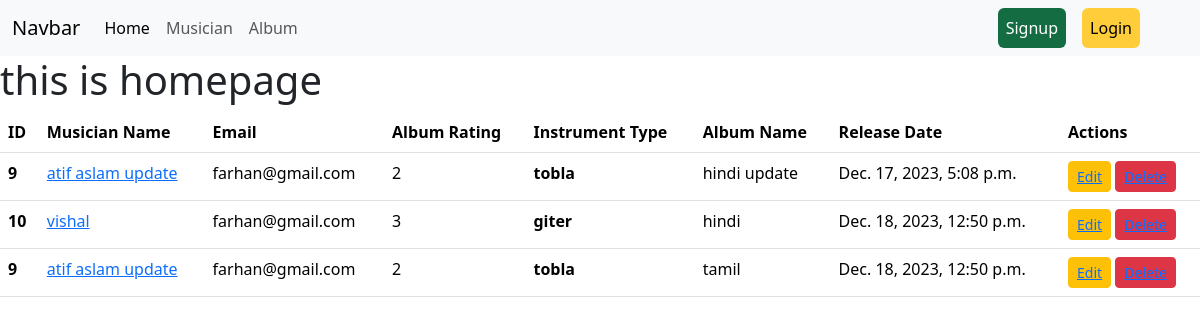
The page / on the database its author committed.
### Album/models.py (models this page shows)
class AlbumModel(models.Model):
    Album_Name = models.CharField(max_length=50)
    Musician = models.ForeignKey(MusicianModel, on_delete=models.CASCADE)
    Album_release_date = models.DateTimeField(auto_now_add=True)
    RATING = [
        (1, "1 stars"),
        (2, "2 stars"),
        (3, "3 stars"),
        (4, "4 stars"),
        (5, "5 stars"),
    ]
    Rating = models.IntegerField(choices=RATING)

### musician/models.py (models this page shows, shortened)
class MusicianModel(models.Model):
    First_Name=models.CharField(max_length=50)
    Last_Name=models.CharField(max_length=50)
    Email=models.EmailField()
    Phone=models.CharField(max_length=15)
    Instrument_Type=models.CharField(max_length=100)

### module_15_5_project/views.py (the view)
# urls.py: 2. Add a URL to urlpatterns:  path('', views.home, name='home')
def home(request):
    album_data=AlbumModel.objects.all()
    for i in album_data:
        print(i.Album_Name)
    return render(request,'home.html',{'album':album_data})

### templates/home.html
{% extends "base.html" %}
{% block content %}
 <h1>this is homepage</h1>
 <table class="table">
    <thead>
      <tr>
        <th scope="col">ID</th>
        <th scope="col">Musician Name</th>
        <th scope="col">Email</th>
        <th scope="col">Album Rating</th>
        <th scope="col">Instrument Type</th>
        <th scope="col">Album Name</th>
        <th scope="col">Release Date</th>
        <th scope="col">Actions</th>
      </tr>
    </thead>
    <tbody>
      {% for a in album %}
      <tr>
        <th>{{a.Musician.id}}</th>
        <td><a href="{% url 'edit_musician' a.Musician.id %}">{{a.Musician.First_Name}}</a></td>
        <td>{{a.Musician.Email}}</td>
        <td>{{a.Rating}}</td>
        <th>{{a.Musician.Instrument_Type}}</th>
        <td>{{a.Album_Name}}</td>
        <td>{{a.Album_release_date}}</td>
        <td>
          <button class="btn btn-sm btn-warning"><a href="{% url 'edit_album' a.id %}">Edit</a></button>
          <button class="btn btn-sm btn-danger"><a href="{% url 'delete_album' a.id %}">Delete</a></button>
        </td>
      </tr>
      {% endfor %}
    </tbody>
  </table>
{% endblock content %}

### templates/base.html (shortened to what this page needs)
<!doctype html>
<html lang="en">
  <head>
    <link href="https://cdn.jsdelivr.net/npm/bootstrap@5.3.2/dist/css/bootstrap.min.css" rel="stylesheet">
  </head>
  <body>
    <nav class="navbar navbar-expand-lg bg-body-tertiary">
        <div class="container-fluid">
          <a class="navbar-brand" href="#">Navbar</a>
          <div class="collapse navbar-collapse d-flex justify-content-between" id="navbarNav">
            <ul class="navbar-nav">
              <li class="nav-item">
                <a class="nav-link active" aria-current="page" href="{% url 'homepage' %}">Home</a>
              </li>
              <li class="nav-item">
                <a class="nav-link" href="{% url 'add_musician' %}">Musician</a>
              </li>
              <li class="nav-item">
                <a class="nav-link" href="{% url 'add_album' %}">Album</a>
              </li>
            </ul>
            {% if request.user.is_authenticated %}
              <ul class="navbar-nav me-5  gap-3">
                <li class="nav-item">
                  <a class="nav-link active text-white p-2 btn btn-success" aria-current="page" href="{% url 'homepage' %}">Profile</a>
                </li>
                <li class="nav-item">
                  <a class="nav-link active p-2  btn btn-warning" aria-current="page" href="{% url 'logout' %}">Logout</a>
                </li>
              </ul>
            {% else %}
            <ul class="navbar-nav me-5  gap-3">
              <li class="nav-item">
                <a class="nav-link active text-white p-2 btn btn-success" aria-current="page" href="{% url 'signup' %}">Signup</a>
              </li>
              <li class="nav-item">
                <a class="nav-link active p-2  btn btn-warning" aria-current="page" href="{% url 'login' %}">Login</a>
              </li>
            </ul>
            {% endif %}
          </div>
        </div>
      </nav>
      {% block content %}{% endblock content %}
  </body>
</html>

### rows shown on the page
AlbumModel: Musician.id "9", Musician.First_Name "atif aslam update", Musician.Email "farhan@gmail.com", Rating "2", Musician.Instrument_Type "tobla", Album_Name "hindi update", Album_release_date "Dec. 17, 2023, 5:08 p.m."
AlbumModel: Musician.id "10", Musician.First_Name "vishal", Musician.Email "farhan@gmail.com", Rating "3", Musician.Instrument_Type "giter", Album_Name "hindi", Album_release_date "Dec. 18, 2023, 12:50 p.m."
AlbumModel: Musician.id "9", Musician.First_Name "atif aslam update", Musician.Email "farhan@gmail.com", Rating "2", Musician.Instrument_Type "tobla", Album_Name "tamil", Album_release_date "Dec. 18, 2023, 12:50 p.m."
